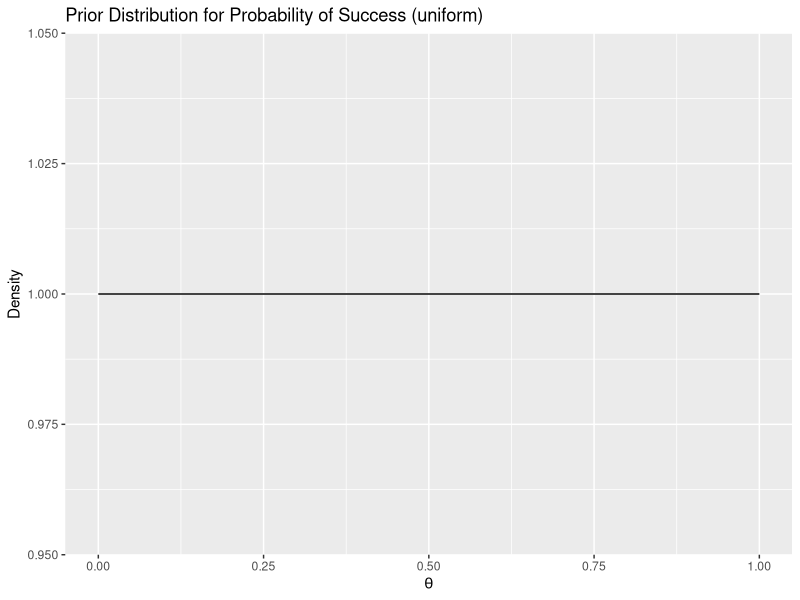
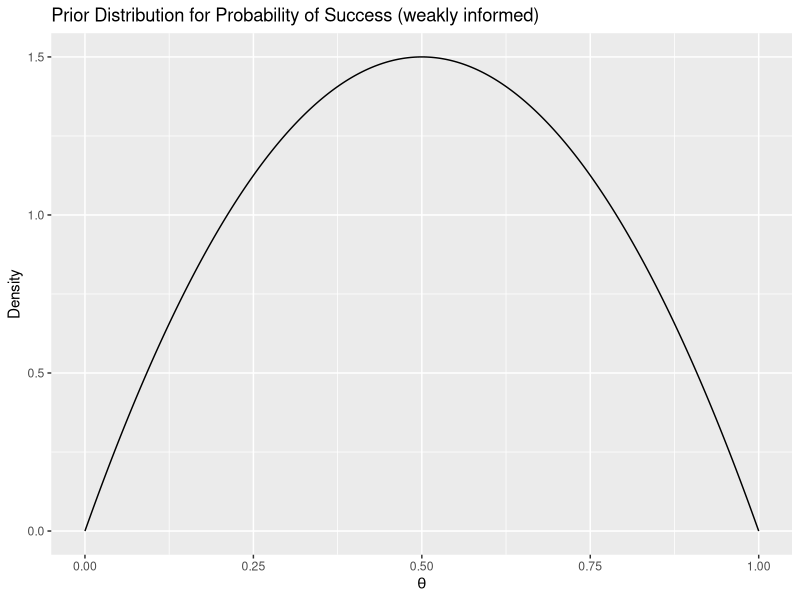
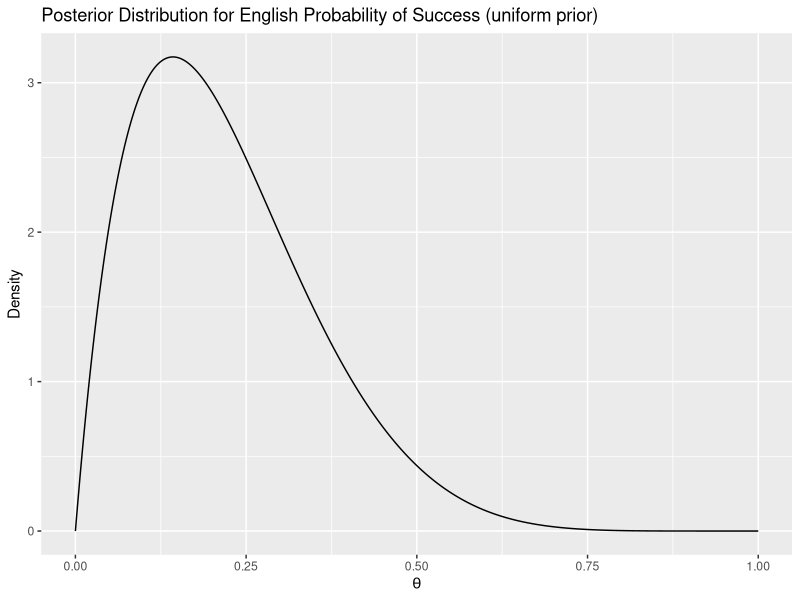
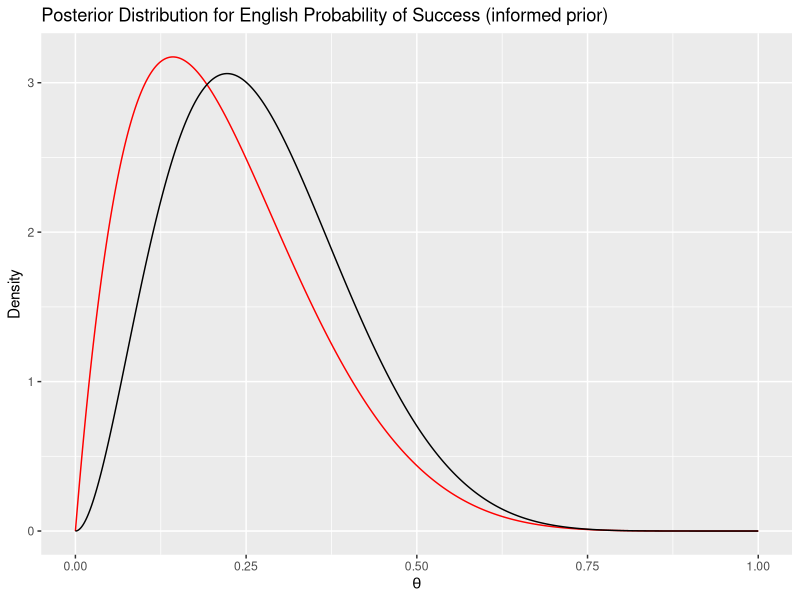
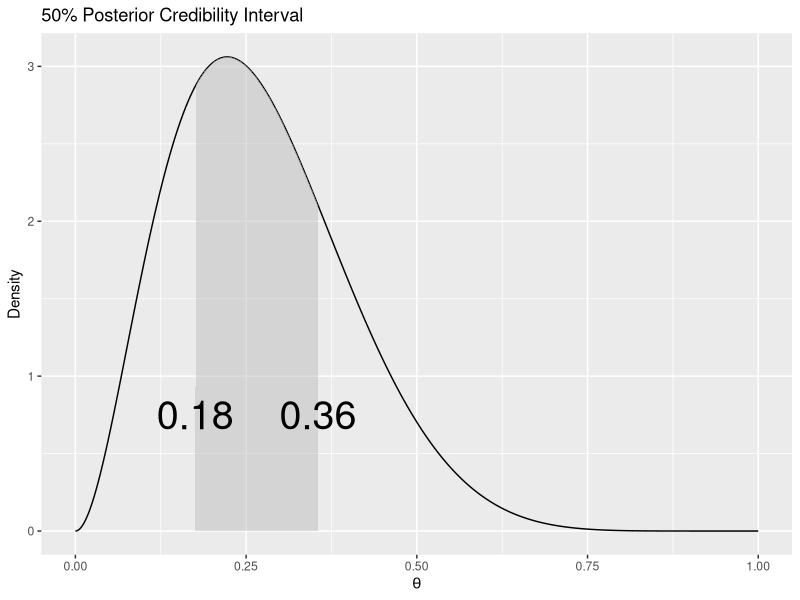
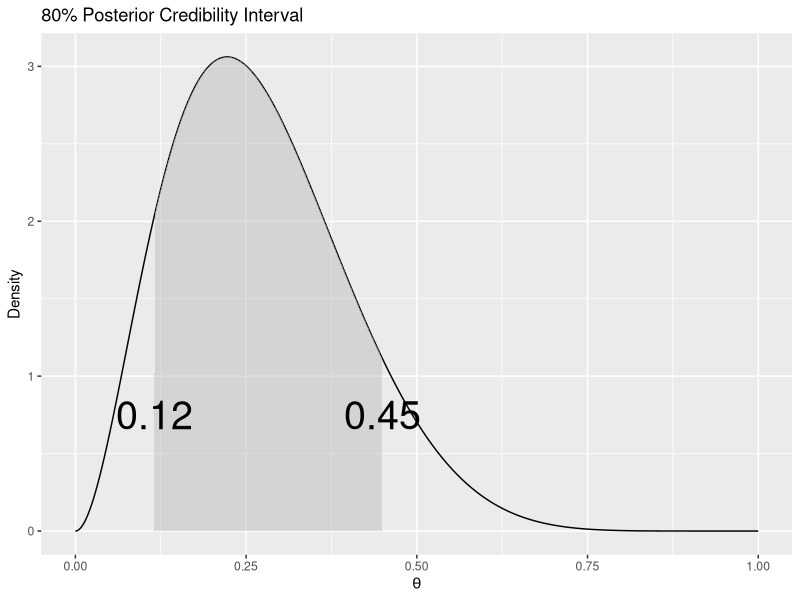
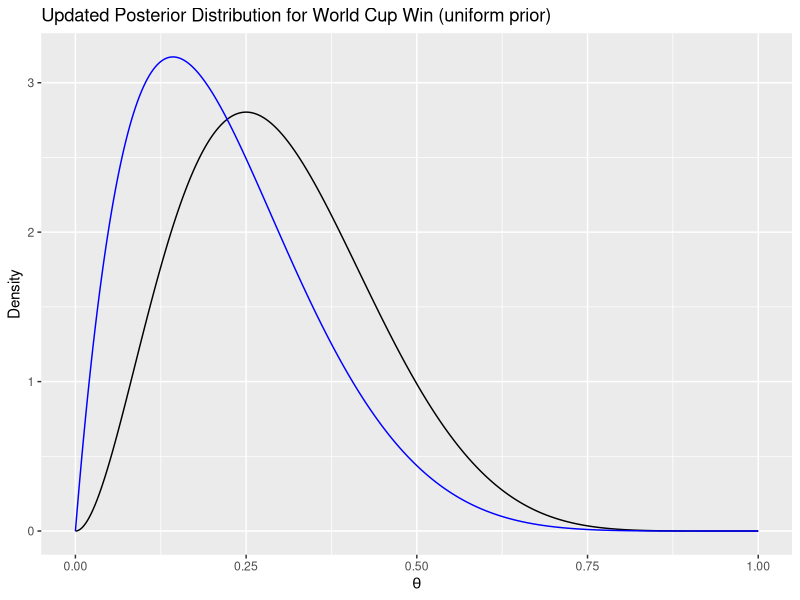
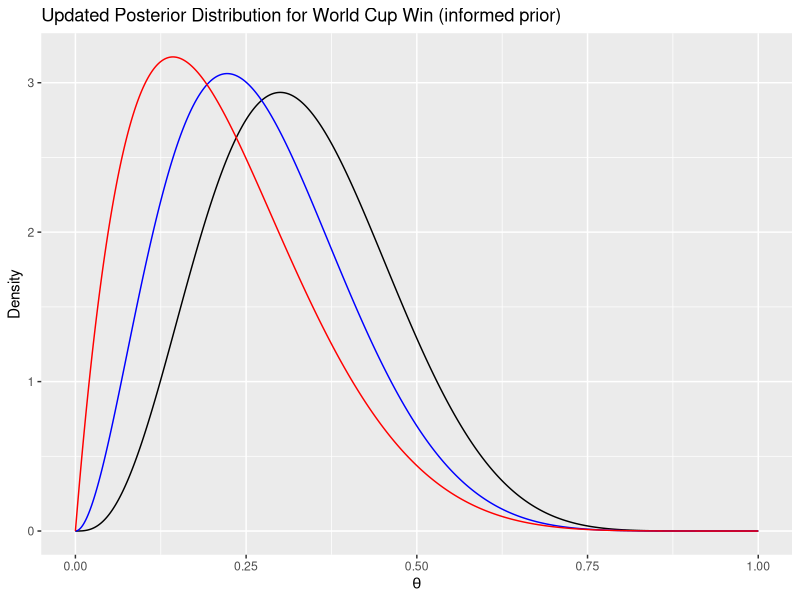

Generate these figures, in order, with R:
## ---- chunk 1
rm(list = ls())

library(tidyverse)
library(cowplot)


options(width = 80L
       ,warn  = 1)

knitr::opts_chunk$set(tidy  = FALSE
                     ,cache = FALSE
                     ,warning = FALSE
                     ,message = FALSE
                     ,fig.height =  8
                     ,fig.width  = 11)


set.seed(42)
## ---- chunk 2
theta_seq <- seq(0, 1, by = 0.001)

beta_11 <- dbeta(theta_seq, 1, 1)


ggplot() +
    geom_line(aes(x = theta_seq, y = beta_11)) +
    xlab(expression(theta)) +
    ylab("Density") +
    ggtitle("Prior Distribution for Probability of Success (uniform)")
## ---- chunk 3
beta_22 <- dbeta(theta_seq, 2, 2)

ggplot() +
    geom_line(aes(x = theta_seq, y = beta_22)) +
    xlab(expression(theta)) +
    ylab("Density") +
    ggtitle("Prior Distribution for Probability of Success (weakly informed)")
## ---- chunk 4
england_prewc_tbl <- tribble(
    ~Year,      ~Opponent,  ~Tournament, ~Result
    ,1990, "West Germany",  "World Cup",  "Loss"
    ,1996,        "Spain",      "Euros",   "Win"
    ,1996,      "Germany",      "Euros",  "Loss"
    ,1998,    "Argentina",  "World Cup",  "Loss"
    ,2004,     "Portugal",      "Euros",  "Loss"
    ,2006,     "Portugal",  "World Cup",  "Loss"
    ,2012,        "Italy",      "Euros",  "Loss"
)

england_prewc_tbl %>% (knitr::kable)(align = c('llll'))
## ---- chunk 5
beta_england <- dbeta(theta_seq, 1+1, 1+6)

ggplot() +
    geom_line(aes(x = theta_seq, y = beta_england)) +
    xlab(expression(theta)) +
    ylab("Density") +
    ggtitle("Posterior Distribution for English Probability of Success (uniform prior)")
## ---- chunk 6
beta_england_informed <- dbeta(theta_seq, 2+1, 2+6)

ggplot() +
    geom_line(aes(x = theta_seq, y = beta_england), colour = 'red') +
    geom_line(aes(x = theta_seq, y = beta_england_informed)) +
    xlab(expression(theta)) +
    ylab("Density") +
    ggtitle("Posterior Distribution for English Probability of Success (informed prior)")
## ---- chunk 7
bayes_cred_50 <- qbeta(c(0.25, 0.75), 2+1, 2+6)

keep_flag <- (theta_seq >= bayes_cred_50[1] & theta_seq <= bayes_cred_50[2])

cred_x <- theta_seq[keep_flag]
cred_y <- beta_england_informed[keep_flag]

ggplot() +
    geom_line(aes(x = theta_seq, y = beta_england_informed)) +
    geom_area(aes(x = cred_x, y = cred_y), fill = 'grey', alpha = 0.5) +
    geom_text(aes(x = bayes_cred_50, y = 0.75, label = bayes_cred_50 %>% round(2)), size = 10) +
    xlab(expression(theta)) +
    ylab("Density") +
    ggtitle("50% Posterior Credibility Interval")
## ---- chunk 8
bayes_cred_80 <- qbeta(c(0.10, 0.90), 2+1, 2+6)

keep_flag <- (theta_seq >= bayes_cred_80[1] & theta_seq <= bayes_cred_80[2])

cred_x <- theta_seq[keep_flag]
cred_y <- beta_england_informed[keep_flag]

ggplot() +
    geom_line(aes(x = theta_seq, y = beta_england_informed)) +
    geom_area(aes(x = cred_x, y = cred_y), fill = 'grey', alpha = 0.5) +
    geom_text(aes(x = bayes_cred_80, y = 0.75, label = bayes_cred_80 %>% round(2)), size = 10) +
    xlab(expression(theta)) +
    ylab("Density") +
    ggtitle("80% Posterior Credibility Interval")

## ---- chunk 9
beta_new_england <- dbeta(theta_seq, 1+2, 1+6)

ggplot() +
    geom_line(aes(x = theta_seq, y = beta_new_england)) +
    geom_line(aes(x = theta_seq, y = beta_england), colour = 'blue') +
    xlab(expression(theta)) +
    ylab("Density") +
    ggtitle("Updated Posterior Distribution for World Cup Win (uniform prior)")
## ---- chunk 10
beta_new_england_informed <- dbeta(theta_seq, 2+2, 2+6)

ggplot() +
    geom_line(aes(x = theta_seq, y = beta_new_england_informed)) +
    geom_line(aes(x = theta_seq, y = beta_england_informed), colour = 'blue') +
    geom_line(aes(x = theta_seq, y = beta_england), colour = 'red') +
    xlab(expression(theta)) +
    ylab("Density") +
    ggtitle("Updated Posterior Distribution for World Cup Win (informed prior)")
